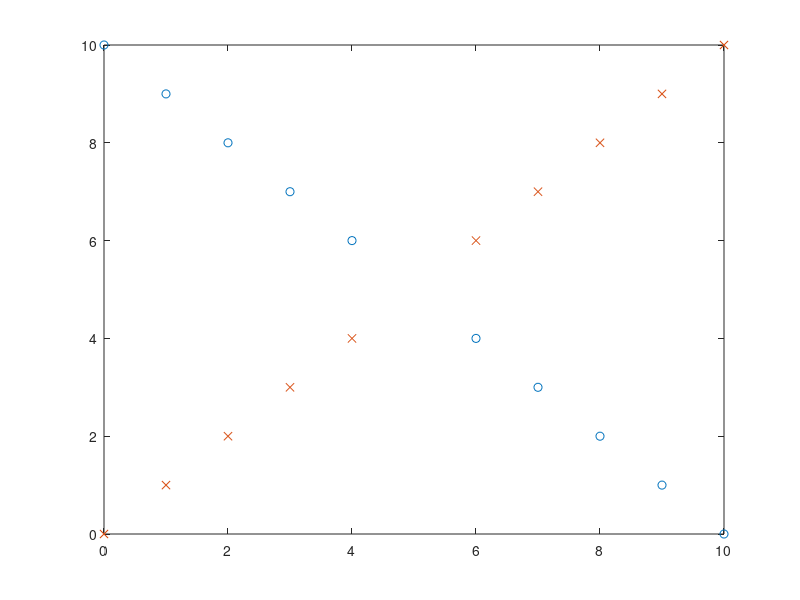

Recreate this plot in MATLAB.
A = [
 0 10;
 1 9;
 2 8;
 3 7;
 4 6;
 6 4;
 7 3;
 8 2;
 9 1;
 10 0;
];

plot(A(:,1),A(:,2),'o');

B  = [
 0 0;
 1 1;
 2 2;
 3 3;
 4 4;
 6 6;
 7 7;
 8 8;
 9 9;
 10 10;  
];
C=[A;B];
d=[1 1 1 1 1 1 1 1 1 1 -1 -1 -1 -1 -1 -1 -1 -1 -1 -1]';
hold on 
plot(B(:,1),B(:,2),'x');

